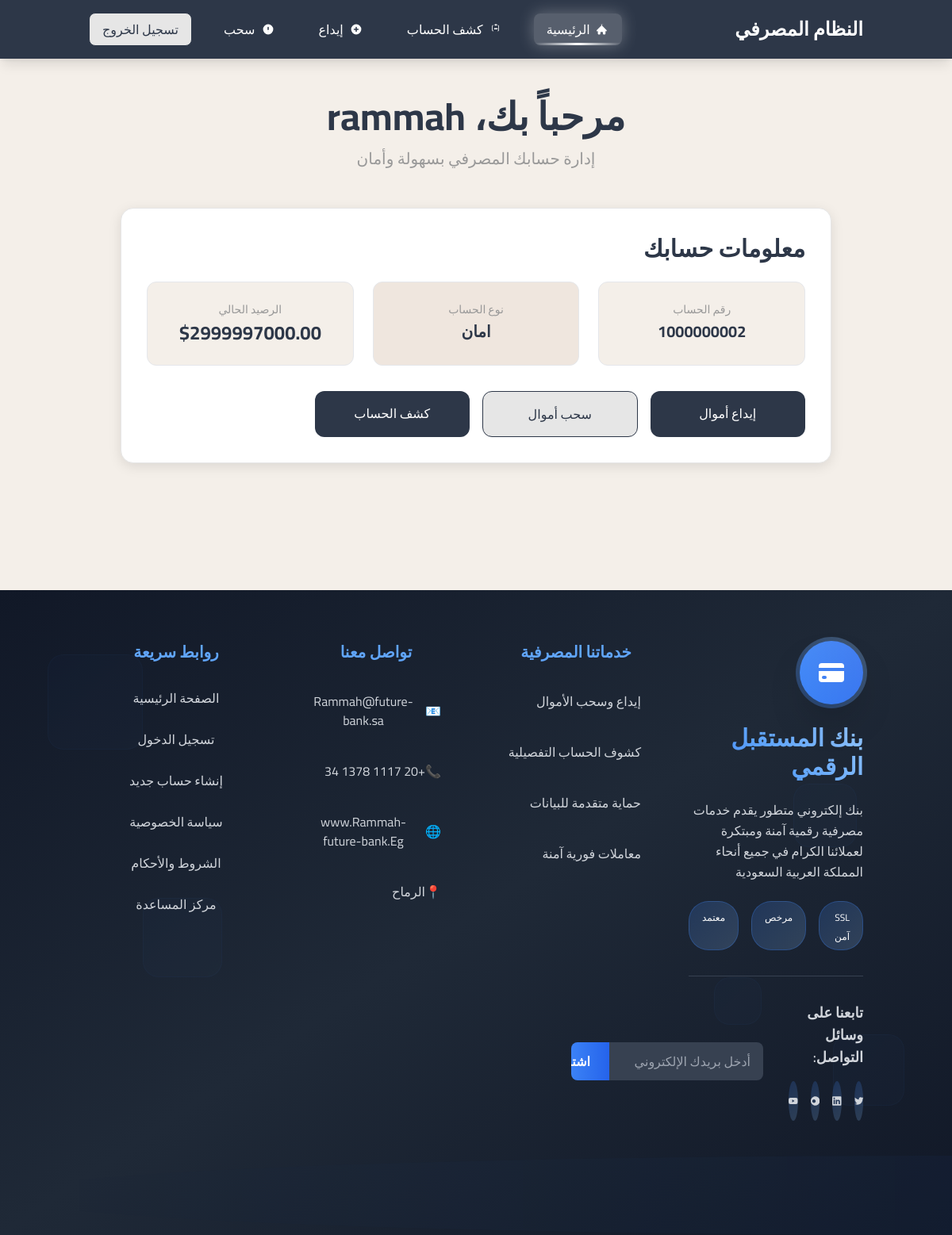
Screenshot of / (signed in) with the database file from the repository.
### accounts/models.py (models this page shows, shortened)
class User(AbstractUser):
    username = None
    email = models.EmailField(unique=True, null=False, blank=False)
    objects = UserManager()
    USERNAME_FIELD = 'email'
    REQUIRED_FIELDS = []
    class Meta:
        verbose_name = 'مستخدم'
        verbose_name_plural = 'المستخدمين'

class UserBankAccount(models.Model):
    user = models.OneToOneField(
        User,
        related_name='account',
        on_delete=models.CASCADE,
        verbose_name='المستخدم'
    )
    account_type = models.ForeignKey(
        BankAccountType,
        related_name='accounts',
        on_delete=models.CASCADE,
        verbose_name='نوع الحساب'
    )
    account_no = models.PositiveIntegerField(unique=True, verbose_name='رقم الحساب')
    gender = models.CharField(max_length=1, choices=GENDER_CHOICE, verbose_name='الجنس')
    birth_date = models.DateField(null=True, blank=True, verbose_name='تاريخ الميلاد')
    balance = models.DecimalField(
        default=0,
        max_digits=12,
        decimal_places=2,
        verbose_name='الرصيد'
    )
    interest_start_date = models.DateField(
        null=True, blank=True,
        help_text='تاريخ بداية حساب الفائدة',
        verbose_name='تاريخ بداية الفائدة'
    )
    initial_deposit_date = models.DateField(null=True, blank=True, verbose_name='تاريخ أول إيداع')
    class Meta:
        verbose_name = 'حساب بنكي'
        verbose_name_plural = 'الحسابات البنكية'

class BankAccountType(models.Model):
    name = models.CharField(max_length=128, verbose_name='اسم نوع الحساب')
    maximum_withdrawal_amount = models.DecimalField(
        decimal_places=2,
        max_digits=12,
        verbose_name='الحد الأقصى للسحب'
    )
    annual_interest_rate = models.DecimalField(
        validators=[MinValueValidator(0), MaxValueValidator(100)],
        decimal_places=2,
        max_digits=5,
        help_text='معدل الفائدة السنوي من 0 إلى 100',
        verbose_name='معدل الفائدة السنوي'
    )
    interest_calculation_per_year = models.PositiveSmallIntegerField(
        validators=[MinValueValidator(1), MaxValueValidator(12)],
        help_text='عدد مرات حساب الفائدة في السنة',
        verbose_name='عدد مرات حساب الفائدة سنوياً'
    )
    class Meta:
        verbose_name = 'نوع حساب بنكي'
        verbose_name_plural = 'أنواع الحسابات البنكية'

### core/views.py (the view)
# urls.py: path('', HomeView.as_view(), name='home'),
class HomeView(TemplateView):
    template_name = 'core/index.html'
    def get_context_data(self, **kwargs):
        context = super().get_context_data(**kwargs)
        if (self.request.user.is_authenticated
            and hasattr(self.request.user, 'account')
            and not self.request.user.is_staff
            and not self.request.user.is_superuser):
            context['user_account'] = self.request.user.account
        return context

### templates/core/index.html (shortened to what this page needs)
{% extends 'core/base.html' %}
{% block content %}
    <div class="container mx-auto px-6 py-12">
        {% if user.is_authenticated %}
            {% if user_account %}
                <div class="text-center mb-12">
                    <h1 class="text-5xl font-bold text-primary mb-4">
                        مرحباً بك، {{ user.first_name|default:user.email }}
                    </h1>
                    <p class="text-xl text-muted">إدارة حسابك المصرفي بسهولة وأمان</p>
                </div>
                <div class="max-w-4xl mx-auto mb-8">
                    <div class="card rounded-2xl p-8">
                        <div class="flex items-center justify-between mb-6">
                            <h2 class="text-3xl font-bold text-primary">معلومات حسابك</h2>
                        </div>
                        <div class="grid md:grid-cols-3 gap-6 mb-8">
                            <div class="text-center p-6 bg-light rounded-xl border">
                                <p class="text-sm text-muted mb-1">رقم الحساب</p>
                                <p class="text-xl font-bold text-primary">{{ user_account.account_no }}</p>
                            </div>
                            <div class="text-center p-6 bg-beige rounded-xl border">
                                <p class="text-sm text-muted mb-1">نوع الحساب</p>
                                <p class="text-xl font-bold text-primary">{{ user_account.account_type.name }}</p>
                            </div>
                            <div class="text-center p-6 bg-light rounded-xl border">
                                <p class="text-sm text-muted mb-1">الرصيد الحالي</p>
                                <p class="text-2xl font-bold text-primary">${{ user_account.balance }}</p>
                            </div>
                        </div>
                        <div class="grid md:grid-cols-2 lg:grid-cols-4 gap-4">
                            {% if not user.is_staff and not user.is_superuser %}
                            <a href="{% url 'transactions:deposit_money' %}" class="btn-primary text-center py-4 px-6 rounded-xl font-medium transition-all duration-300">
                                إيداع أموال
                            </a>
                            <a href="{% url 'transactions:withdraw_money' %}" class="btn-secondary text-center py-4 px-6 rounded-xl font-medium transition-all duration-300">
                                سحب أموال
                            </a>
                            {% endif %}
                            <a href="{% url 'transactions:transaction_report' %}" class="btn-primary text-center py-4 px-6 rounded-xl font-medium transition-all duration-300">
                                كشف الحساب
                            </a>
                        </div>
                    </div>
                </div>
            {% endif %}
        {% endif %}
    </div>
{% endblock %}

### templates/core/base.html (style rules this page uses)
:root { --primary-dark: #2D3748; --primary-light: #4A5568; --accent-gray: #E6E6E6; --light-beige: #F4EFE9; --beige: #EFE6DE; --medium-gray: #999999; --white: #FFFFFF; --black: #000000; }
* { font-family: 'Cairo', sans-serif; }
body { background-color: var(--light-beige); min-height: 100vh; }
.card { background: var(--white); border: 1px solid var(--accent-gray); box-shadow: 0 4px 16px rgba(0, 0, 0, 0.1); }
.btn-primary { background-color: var(--primary-dark); color: var(--white); border: none; transition: all 0.3s ease; }
.btn-secondary { background-color: var(--accent-gray); color: var(--primary-dark); border: 1px solid var(--primary-dark); transition: all 0.3s ease; }
.text-primary { color: var(--primary-dark); }
.text-muted { color: var(--medium-gray); }
.bg-light { background-color: var(--light-beige); }
.bg-beige { background-color: var(--beige); }

### rows the page displays
User: first_name "rammah"
UserBankAccount: account_no "1000000002", account_type.name "امان", balance "2999997000.00"
